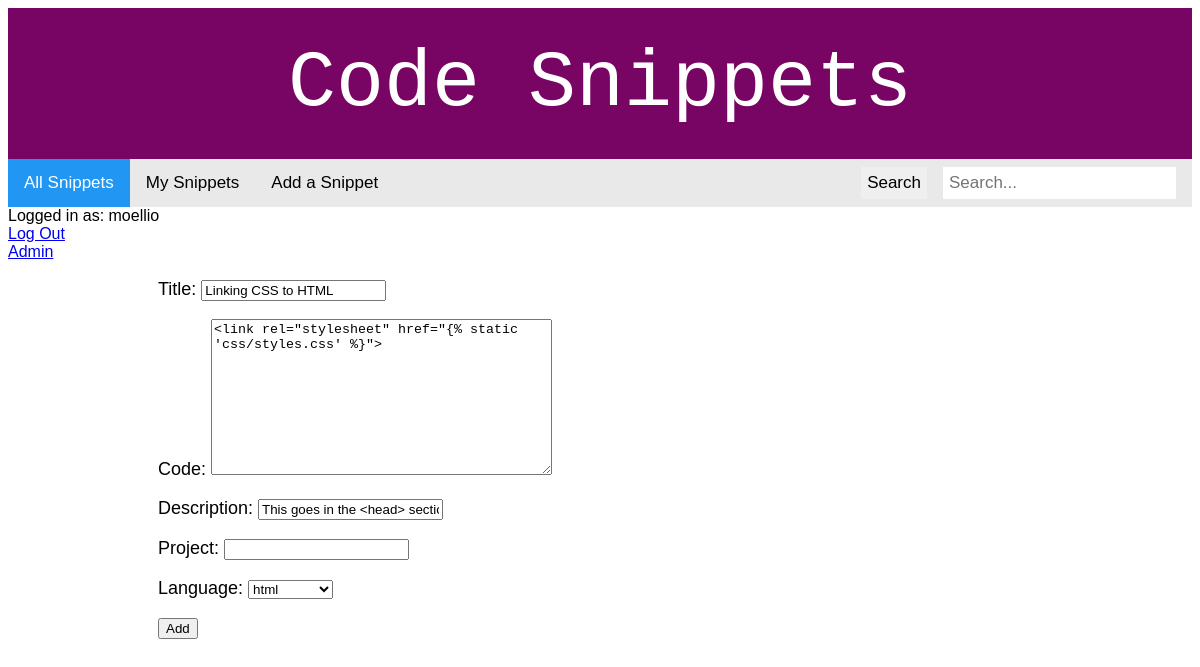
Before: /edit_snippet/2 (signed in) with the older database file.
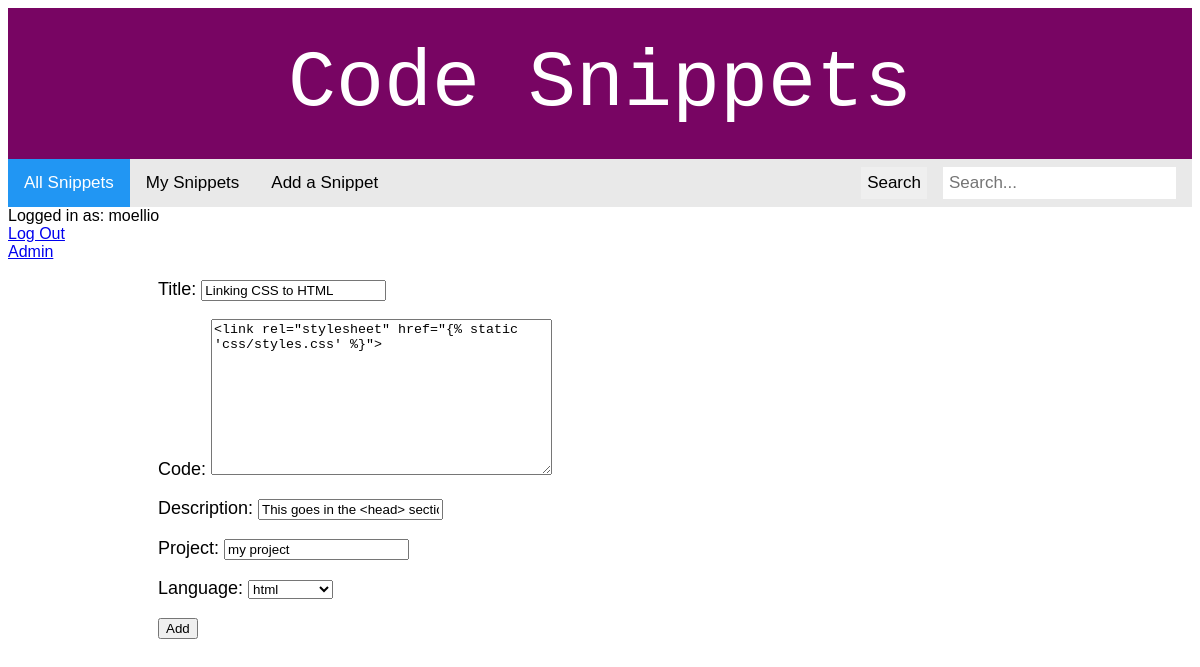
After: the same page with the newer database file.
### snippets/models.py (models this page shows, shortened)
class Snippet(models.Model):
    title = models.CharField(max_length=100)
    code = models.TextField()
    description = models.CharField(max_length=512, default="")
    project = models.CharField(max_length=100, blank=True, null=True)
    language = models.ForeignKey(
        'Language', on_delete=models.CASCADE, related_name="snippets", blank=True, null=True)
    users = models.ManyToManyField('User', related_name='snippets')
    author = models.ForeignKey(
        'User', on_delete=models.CASCADE, related_name="my_snippets")
    parent = models.ForeignKey(
        'Snippet', on_delete=models.SET_NULL, related_name='forks', blank=True, null=True)

### snippets/views.py (the view)
# urls.py: path('edit_snippet/<int:pk>', views.editSnippet, name="edit_snippet"),
@login_required
def editSnippet(request, pk):
    snippet = Snippet.objects.get(pk=pk)
    form = SnippetForm(instance=snippet)
    if request.method == "POST":
        form = SnippetForm(request.POST, instance=snippet)
        if form.is_valid():
            form.save()
            return redirect('/')
    context = {'form': form}
    return render(request, 'snippets/new_snippet.html', context)

### snippets/forms.py
class SnippetForm(ModelForm):
    class Meta:
        model = Snippet
        fields = ['title', 'code', 'description', 'project', 'language']

### snippets/models.py (called while the page is built)
    def __str__(self):
        return f'{self.name}'

### templates/snippets/new_snippet.html (shortened to what this page needs)
{% extends 'base.html' %}
{% block content %}
<div class="new-snippet">
    <form action="" method="POST">
        {{ form.as_p }}
        <button type="Submit">Add</button>
    </form>
</div>
{% endblock content %}

Changed rows visible on the page:
changed Snippet "Linking CSS to HTML": project (not shown) → "my project"
